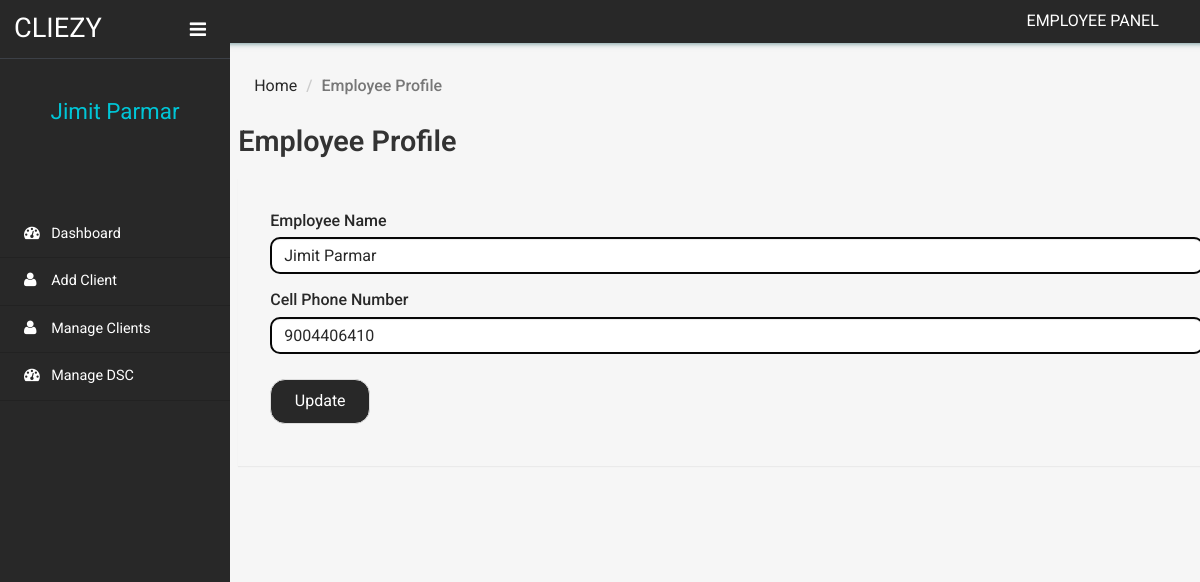
/clientms/client/employee-profile.php (signed in), run on the app's committed database.
### tables this page shows
CREATE TABLE `tblemployee` (
  `EmployeeID` int(11) NOT NULL,
  `EmployeeName` varchar(255) DEFAULT NULL,
  `EmployeePhnumber` bigint(10) DEFAULT NULL,
  `Password` text DEFAULT 'password',
  `CreationDate` timestamp NOT NULL DEFAULT current_timestamp()
);

### clientms/client/employee-profile.php (the view, shortened to what this page needs)
<?php
include('includes/dbconnection.php');
?>
<!DOCTYPE HTML>
<html>
<head>
	<link href="css/bootstrap.min.css" rel='stylesheet' type='text/css' />
	<link href="css/style.css" rel='stylesheet' type='text/css' />
	<link href="css/font-awesome.css" rel="stylesheet">
	<link rel="stylesheet" href="css/icon-font.min.css" type='text/css' />
</head>
<body>
<div class="page-container">
<div class="left-content">
<div class="inner-content">
<?php include_once('includes/header.php');?>
<div class="outter-wp">
<div class="sub-heard-part">
<ol class="breadcrumb m-b-0">
<li><a href="dashboard.php">Home</a></li>
<li class="active">Employee Profile</li>
</ol>
</div>
<div class="forms-main">
<h2 class="inner-tittle">Employee Profile </h2>
<div class="graph-form">
<div class="form-body">
<form method="post">
									<?php
$uid=$_SESSION['clientmsuid'];
$sql="SELECT * from  tblemployee where EmployeeID=:uid";
$query = $dbh -> prepare($sql);
$query->bindParam(':uid',$uid,PDO::PARAM_STR);
$query->execute();
$results=$query->fetchAll(PDO::FETCH_OBJ);
$cnt=1;
if($query->rowCount() > 0)
{
foreach($results as $row)
{               ?>
	<div class="form-group">
    <label for="empname">Employee Name</label>
    <input type="text" name="empname" value="<?php echo $row->EmployeeName; ?>" class="form-control" required="true">
	</div>
	<div class="form-group">
    <label for="phnumber">Cell Phone Number</label>
    <input type="text" name="phnumber" value="<?php echo $row->EmployeePhnumber; ?>" class="form-control" maxlength="10" pattern="[0-9]+">
	</div>
<?php $cnt=$cnt+1;}} ?>
	 <button type="submit" class="btn btn-default" name="submit" id="submit">Update</button> </form>
</div>
</div>
</div>
</div>
</div>
</div>
<?php include_once('includes/sidebar.php');?>
<div class="clearfix"></div>
</div>
</body>
</html>

### clientms/client/includes/sidebar.php (shortened to what this page needs)
 <div class="sidebar-menu">
    <header class="logo">
    <a href="#" class="sidebar-icon"> <span class="fa fa-bars"></span> </a> <a href="dashboard.php"> <span id="logo"> <h1 stlye="font-weight: 600;">CLIEZY</h1></span>
        </a>
    </header>
    <div class="down">
    <?php
$aid=$_SESSION['clientmsuid'];
$sql="SELECT EmployeeName from  tblemployee where EmployeeID=:aid";
$query = $dbh -> prepare($sql);
$query->bindParam(':aid',$aid,PDO::PARAM_STR);
$query->execute();
$results=$query->fetchAll(PDO::FETCH_OBJ);
$cnt=1;
if($query->rowCount() > 0)
{
foreach($results as $client)
{               ?>
        <a href="dashboard.php"><span class=" name-caret"><?php  echo $client->EmployeeName;?></span></a><br>
        <?php $cnt=$cnt+1;}} ?>
        <ul>
            <li><a class="tooltips" href="employee-profile.php"><span>Profile</span><i class="lnr lnr-user"></i></a></li>
            <li><a class="tooltips" href="change-password.php" style="width:100px;"><span>Settings</span><i class="lnr lnr-cog"></i></a></li>
            <li><a class="tooltips" href="logout.php"><span>Log out</span><i class="lnr lnr-power-switch"></i></a></li>
        </ul>
    </div>
    <div class="menu">
        <ul id="menu" >
            <li><a href="dashboard.php"><i class="fa fa-tachometer"></i> <span>Dashboard</span></a></li>
            <li><a href="add-client.php"><i class="fa fa-user"></i> <span>Add Client</span></a></li>
            <li><a href="manage-clients.php"><i class="fa fa-user"></i> <span>Manage Clients</span></a></li>
            <li><a href="manage-dsc.php"><i class="fa fa-tachometer"></i> <span>Manage DSC</span></a></li>
        </ul>
    </div>
</div>

### data on the page
tblemployee: empname "Jimit Parmar", phnumber "9004406410", EmployeeName "Jimit Parmar"
